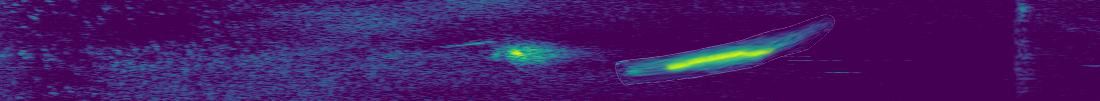
#> input picture onboard/catkin_ws/src/sonar/scripts/sampleData/Sonar_Image3.jpeg, 1100 x 101 px, found by its file name
$ python findDaBooee.py
#> lines starting #> are read from the running program, lines starting #| are printed output that depends on the picture; after the words box and inside, x2 and y2 are one past the last pixel; in counts of white or black regions, pixels touching at a corner belong together
import math
import cv2
import numpy as np

# use in acc method
# greyscale_image = cv2.cvtColor(img.astype(np.uint8), cv2.COLOR_GRAY2BGR)
# cm_image = cv2.applyColorMap(greyscale_image, cv2.COLORMAP_VIRIDIS)

cm_image = cv2.imread('onboard\\catkin_ws\\src\\sonar\\scripts\\sampleData\\Sonar_Image3.jpeg', cv2.IMREAD_COLOR)
#> cm_image is the input picture: shape (101, 1100, 3); mean B, G, R 100.7, 24.8, 68.1

cm_copy_image = cm_image
cv2.copyTo(cm_image, cm_copy_image)
cm_image = cv2.medianBlur(cm_image,5) # blur image
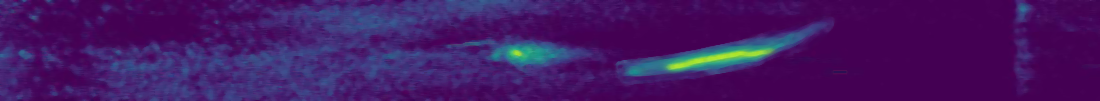
#> cm_image: shape (101, 1100, 3); mean B, G, R 100.4, 24.1, 67.8

lower_color_bounds = (40,80,0) # filter out lower values (ie blue)
upper_color_bounds = (230,250,255) #filter out too high values
mask = cv2.inRange(cm_image,lower_color_bounds,upper_color_bounds)
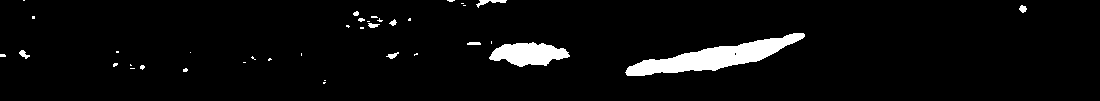
#> mask: shape (101, 1100); 4.3% white; 38 white regions (27 under 20 px)

cv2.imshow("image", mask)
cv2.waitKey(0)


cm_circles = cv2.findContours(mask, cv2.RETR_LIST, cv2.CHAIN_APPROX_SIMPLE)[-2]
#> cm_circles = 39 contours, 30 with area under 20; largest, box (x1, y1, x2, y2) and area: (625, 33, 805, 76) 2736, (489, 42, 570, 67) 1236, (476, 0, 507, 8) 58, (19, 50, 30, 59) 36, (1019, 5, 1027, 13) 32
cm_circles = list(filter(lambda x: (cv2.contourArea(x) > 100), cm_circles))
#> cm_circles = 2 contours; box (x1, y1, x2, y2) and area: (625, 33, 805, 76) 2736, (489, 42, 570, 67) 1236

cm_circles = sorted(cm_circles, key=lambda x: (cv2.arcLength(x, True)**2/(4*math.pi*cv2.contourArea(x))), reverse=True)
#cm_circles = list(filter(lambda x: (cv2.arcLength(x, True)**2/(4*math.pi*cv2.contourArea(x)) < 5.4), cm_circles))


filtered_circles = cm_circles[0:1]
#> filtered_circles = 1 contour; box (x1, y1, x2, y2) and area: (625, 33, 805, 76) 2736

circle_positions = []
for circle in filtered_circles:  #find center of circle code
    M = cv2.moments(circle)
    cX = int(M["m10"] / M["m00"])
    cY = int(M["m01"] / M["m00"])
    circle_positions.append((cX,cY))
#> this loop made 1 pass
#> (cX, cY) on pass 1: (714, 56)
#> after the loop, circle_positions = [(714, 56)]
    #print("object at " + "x: " + str(cX) + "  Y: " + str(cY)  +  " has circularity : " + str(perimeter**2/ (4*math.pi*area) ) )
    #cv2.circle(cm_copy_image, (cX, cY), 3, (255, 255, 255), -1)

cv2.drawContours(cm_copy_image, filtered_circles, -1, (0,255,0), 2)
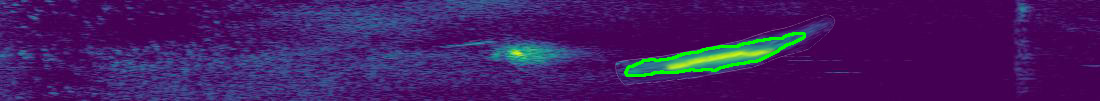
#> cm_copy_image: shape (101, 1100, 3); 1.14% of pixels changed, all inside (x1, y1, x2, y2) = (624, 32, 806, 77)
cv2.imshow("image", cm_copy_image)
cv2.waitKey(0)

$ run again, with onboard/catkin_ws/src/sonar/scripts/sampleData/G9x9_Sonar_Image.jpeg copied over onboard/catkin_ws/src/sonar/scripts/sampleData/Sonar_Image3.jpeg
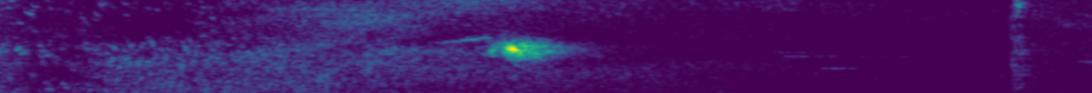
#> input picture onboard/catkin_ws/src/sonar/scripts/sampleData/G9x9_Sonar_Image.jpeg, 1092 x 93 px, found by its file name
#> cm_image is the input picture: shape (93, 1092, 3); mean B, G, R 100.9, 21.9, 68.3
#> `mask = cv2.inRange(cm_image,lower_color_bounds,upper_color_bounds)`:
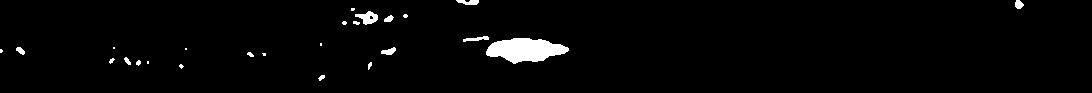
#> mask: shape (93, 1092); 2.2% white; 25 white regions (10 under 20 px)
#> `cm_circles = cv2.findContours(mask, cv2.RETR_LIST, cv2.CHAIN_APPROX_SI..`: cm_circles = 26 contours, 17 with area under 20; largest, box (x1, y1, x2, y2) and area: (486, 38, 569, 64) 1340, (355, 11, 378, 25) 157, (456, 0, 479, 5) 61, (381, 47, 396, 55) 57, (463, 36, 489, 42) 55
#> `cm_circles = list(filter(lambda x: (cv2.contourArea(x) > 100), cm_circ..`: cm_circles = 2 contours; box (x1, y1, x2, y2) and area: (486, 38, 569, 64) 1340, (355, 11, 378, 25) 157
#> filtered_circles = 1 contour; box (x1, y1, x2, y2) and area: (486, 38, 569, 64) 1340
#> the loop `for circle in filtered_circles:` made 1 pass
#> (cX, cY) on pass 1: (524, 49)
#> after the loop `for circle in filtered_circles:`: circle_positions = [(524, 49)]
#> `cv2.drawContours(cm_copy_image, filtered_circles, -1, (0,255,0), 2)`:
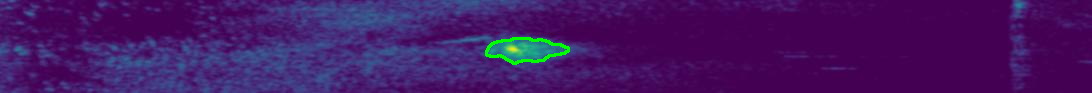
#> cm_copy_image: shape (93, 1092, 3); 0.6% of pixels changed, all inside (x1, y1, x2, y2) = (485, 37, 570, 65)
